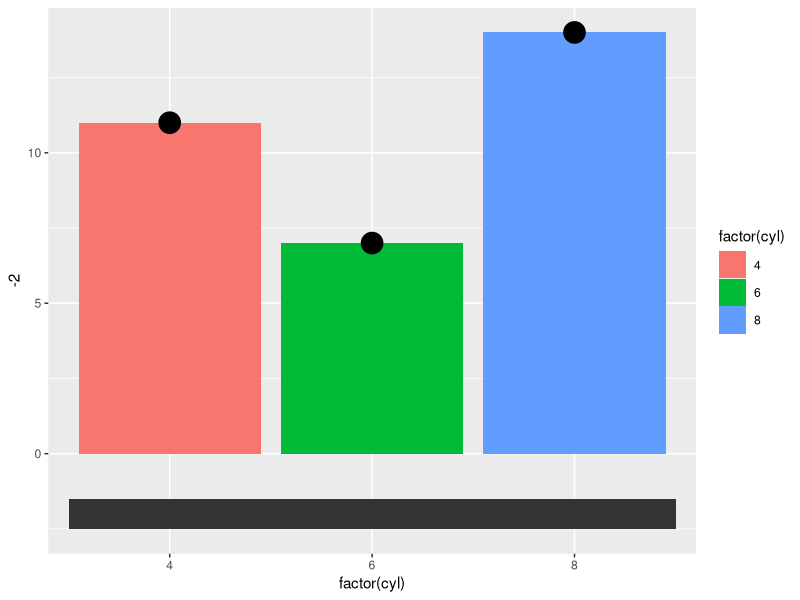

R code for this plot: (Note: this script raises an error after producing the figure.)
## ---- chunk 1
knitr::opts_chunk$set(echo = TRUE)
options(tidyverse.quiet = TRUE)



library(ggplot2)
p <- ggplot(mtcars, 
            aes(x = factor(cyl), 
                fill = factor(cyl))) +
  geom_bar() + 
  geom_point(stat = StatCount, size = 7) + 
  geom_tile(aes(y = -2, fill = NULL))

p +
  theme_void(ink = "plum", paper = "cornsilk", base_size = 18)

last_plot() + 
  theme(geom = element_geom(ink = "plum")) + 
  theme(plot.background = element_rect(fill = "whitesmoke", 
                                       linewidth = 0
                                       ))
## ---- chunk 2
library(ggplot2)
theme_void2 <- function (base_size = 11, base_family = "", header_family = NULL, 
    base_line_size = base_size/22, 
    # base_rect_size = base_size/22
    base_rect_size = 0, #<< 1. change the border size
    ink = "black", 
    paper = alpha("white", 0) #<< 2. change the paper color
    ) 
{
    half_line <- base_size/2
    t <- theme(line = element_blank(), 
               rect = element_blank(), 
               # rect = element_rect(fill = paper, colour = ink, #<< 3. change the rectangle setting
                                   # linewidth = base_rect_size, linetype = 1), 
        text = element_text(family = base_family, face = "plain", 
            colour = ink, size = base_size, lineheight = 0.9, 
            hjust = 0.5, vjust = 0.5, angle = 0, margin = margin(), 
            debug = FALSE), title = element_text(family = header_family), 
        spacing = unit(half_line, "pt"), margins = margin(half_line, 
            half_line, half_line, half_line), axis.text = element_blank(), 
        axis.title = element_blank(), axis.ticks.length = rel(0), 
        axis.ticks.length.x = NULL, axis.ticks.length.x.top = NULL, 
        axis.ticks.length.x.bottom = NULL, axis.ticks.length.y = NULL, 
        axis.ticks.length.y.left = NULL, axis.ticks.length.y.right = NULL, 
        axis.minor.ticks.length = NULL, legend.box = NULL, 
        legend.key.size = unit(1.2, "lines"), legend.position = "right", 
        legend.text = element_text(size = rel(0.8)), 
        legend.title = element_text(hjust = 0), legend.key.spacing = rel(1), 
        legend.margin = rel(0), legend.box.margin = rel(0), legend.box.spacing = unit(0.2, 
            "cm"), legend.ticks.length = rel(0.2), strip.clip = "on", 
        strip.text = element_text(size = rel(0.8)), strip.switch.pad.grid = rel(0.5), 
        strip.switch.pad.wrap = rel(0.5), panel.ontop = FALSE, 
        panel.spacing = NULL, 
        
        plot.margin = rel(0), plot.title = element_text(size = rel(1.2), 
            hjust = 0, vjust = 1, margin = margin(t = half_line)), 
        plot.title.position = "panel", plot.subtitle = element_text(hjust = 0, 
            vjust = 1, margin = margin(t = half_line)), plot.caption = element_text(size = rel(0.8), 
            hjust = 1, vjust = 1, margin = margin(t = half_line)), 
        plot.caption.position = "panel", plot.tag = element_text(size = rel(1.2), 
            hjust = 0.5, vjust = 0.5), plot.tag.position = "topleft", 
        # try to make plot.background more flexible
        plot.background = element_rect(fill = paper),  #<< 4. add the plot background
            # try to make geom responsive
        geom = element_geom(ink = ink, paper = paper, accent = "#3366FF", linewidth = base_line_size, 
            borderwidth = base_line_size, linetype = 1L, bordertype = 1L, 
            family = base_family, fontsize = base_size, pointsize = (base_size/11) * 
                1.5, pointshape = 19), 
        complete = TRUE)
    ggplot2:::ggplot_global$theme_all_null %+replace% t
}


ggplot(mtcars, 
            aes(x = factor(cyl), 
                fill = factor(cyl))) +
  geom_bar() + 
  geom_point(stat = StatCount, size = 7) + 
  geom_tile(aes(y = -2, fill = NULL))

last_plot() + 
  theme_void()

last_plot() + 
  theme_void2()

last_plot() + 
  theme_void(ink = "plum", paper = "cornsilk")

last_plot() + 
  theme_void2(ink = "plum", paper = "cornsilk")

last_plot() + 
  ggraph::theme_graph(background = "cornsilk") + 
  theme(geom = element_geom(ink = "plum"))
  
## ---- chunk 3

theme_grey = function (base_size = 11, base_family = "", header_family = NULL, 
    base_line_size = base_size/22, base_rect_size = base_size/22, 
    ink = "black", paper = "white") 
{
    half_line <- base_size/2
    t <- theme(
      line = element_line(colour = ink, linewidth = base_line_size, 
        linetype = 1, lineend = "butt"), 
        rect = element_rect(fill = paper, colour = ink, linewidth = base_rect_size, linetype = 1), ## update
        text = element_text(family = base_family, face = "plain", 
            colour = ink, size = base_size, lineheight = 0.9, 
            hjust = 0.5, vjust = 0.5, angle = 0, margin = margin(), 
            debug = FALSE), title = element_text(family = header_family), 
        spacing = unit(half_line, "pt"), 
      margins = margin(half_line, 
            half_line, half_line, half_line), 
      geom = element_geom(ink = ink, paper = paper, accent = "#3366FF", linewidth = base_line_size, 
            borderwidth = base_line_size, linetype = 1L, bordertype = 1L, 
            family = base_family, fontsize = base_size, pointsize = (base_size/11) * 
                1.5, pointshape = 19), 
      axis.line = element_blank(), 
        axis.line.x = NULL, axis.line.y = NULL, axis.text = element_text(size = rel(0.8), 
            colour = col_mix(ink, paper, 0.305)), axis.text.x = element_text(margin = margin(t = 0.8 * 
            half_line/2), vjust = 1), axis.text.x.top = element_text(margin = margin(b = 0.8 * 
            half_line/2), vjust = 0), axis.text.y = element_text(margin = margin(r = 0.8 * 
            half_line/2), hjust = 1), axis.text.y.right = element_text(margin = margin(l = 0.8 * 
            half_line/2), hjust = 0), axis.text.r = element_text(margin = margin(l = 0.8 * 
            half_line/2, r = 0.8 * half_line/2), hjust = 0.5), 
        axis.ticks = element_line(colour = col_mix(ink, paper, 
            0.2)), axis.ticks.length = rel(0.5), axis.ticks.length.x = NULL, 
        axis.ticks.length.x.top = NULL, axis.ticks.length.x.bottom = NULL, 
        axis.ticks.length.y = NULL, axis.ticks.length.y.left = NULL, 
        axis.ticks.length.y.right = NULL, axis.minor.ticks.length = rel(0.75), 
        axis.title.x = element_text(margin = margin(t = half_line/2), 
            vjust = 1), axis.title.x.top = element_text(margin = margin(b = half_line/2), 
            vjust = 0), axis.title.y = element_text(angle = 90, 
            margin = margin(r = half_line/2), vjust = 1), axis.title.y.right = element_text(angle = -90, 
            margin = margin(l = half_line/2), vjust = 1), legend.background = element_rect(colour = NA), 
        legend.spacing = rel(2), legend.spacing.x = NULL, legend.spacing.y = NULL, 
        legend.margin = NULL, legend.key = NULL, legend.key.size = unit(1.2, 
            "lines"), legend.key.height = NULL, legend.key.width = NULL, 
        legend.key.spacing = NULL, legend.text = element_text(size = rel(0.8)), 
        legend.title = element_text(hjust = 0), legend.ticks.length = rel(0.2), 
        legend.position = "right", legend.direction = NULL, legend.justification = "center", 
        legend.box = NULL, legend.box.margin = rel(0), legend.box.background = element_blank(), 
        legend.box.spacing = rel(2), panel.background = element_rect(fill = col_mix(ink, 
            paper, 0.925), colour = NA), panel.border = element_blank(), 
        panel.grid = element_line(colour = paper), panel.grid.minor = element_line(linewidth = rel(0.5)), 
        panel.spacing = NULL, panel.spacing.x = NULL, panel.spacing.y = NULL, 
        panel.ontop = FALSE, strip.background = element_rect(fill = col_mix(ink, 
            paper, 0.854), colour = NA), strip.clip = "on", strip.text = element_text(colour = col_mix(ink, 
            paper, 0.105), size = rel(0.8), margin = margin(0.8 * 
            half_line, 0.8 * half_line, 0.8 * half_line, 0.8 * 
            half_line)), strip.text.x = NULL, strip.text.y = element_text(angle = -90), 
        strip.text.y.left = element_text(angle = 90), strip.placement = "inside", 
        strip.placement.x = NULL, strip.placement.y = NULL, strip.switch.pad.grid = unit(half_line/2, 
            "pt"), strip.switch.pad.wrap = unit(half_line/2, 
            "pt"), plot.background = element_rect(colour = paper), 
        plot.title = element_text(size = rel(1.2), hjust = 0, 
            vjust = 1, margin = margin(b = half_line)), plot.title.position = "panel", 
        plot.subtitle = element_text(hjust = 0, vjust = 1, margin = margin(b = half_line)), 
        plot.caption = element_text(size = rel(0.8), hjust = 1, 
            vjust = 1, margin = margin(t = half_line)), plot.caption.position = "panel", 
        plot.tag = element_text(size = rel(1.2), hjust = 0.5, 
            vjust = 0.5), plot.tag.position = "topleft", plot.margin = NULL, 
        complete = TRUE)
    ggplot_global$theme_all_null %+replace% t
}
## ---- chunk 4
library(tidyverse)

## ---- chunk 5
ggraph::theme_graph()
